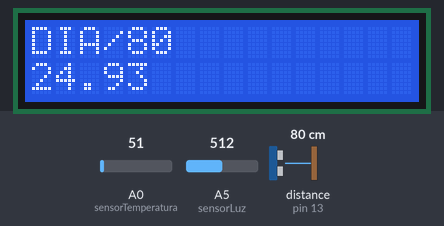
Bench run of a sketch on a simulated Arduino Uno, built with avr-gcc and run on an emulated ATmega328P. On the bench: 16×2 character LCD. The inputs (shaded band) are chosen by the test bench; at power-on: A5 (sensorLuz) = 512, distance to the obstacle (sensor on pin 13) 80 cm, A0 (sensorTemperatura) = 51. The echo pulse lasts 58.3 µs per cm.

Above: at 3.2 s.
3.3 s: A5 (sensorLuz) set to 500
At 3.54 s:
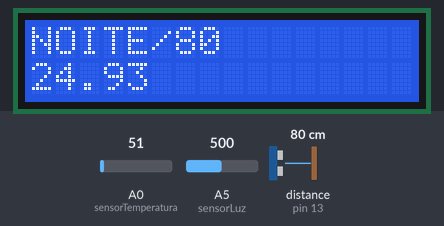
5.2 s: distance to the obstacle (sensor on pin 13) set to 2 cm
At 5.42 s:
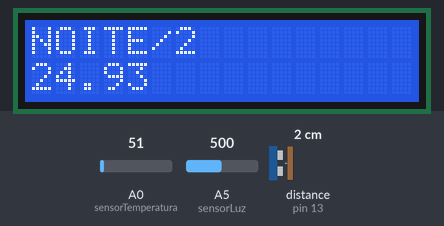
6.7 s: A0 (sensorTemperatura) set to 61
At 7.06 s:
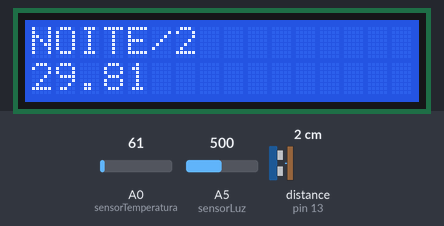
8.3 s: distance to the obstacle (sensor on pin 13) set to 4 cm
At 8.5 s:
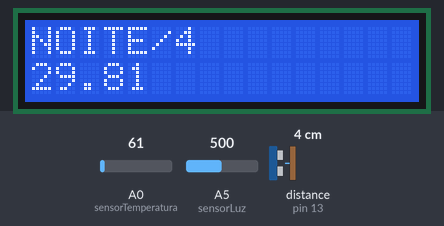
9.8 s: A0 (sensorTemperatura) set to 71
At 10.15 s:
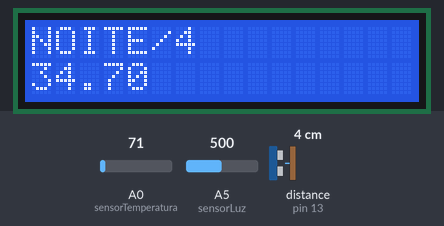
11.4 s: A5 (sensorLuz) set to 522
At 11.79 s:
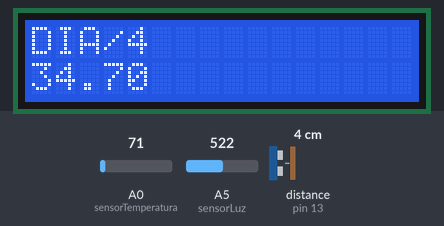
Timing chart, 0 to 14.0 s (numbered marks = the images above; inputs shaded):
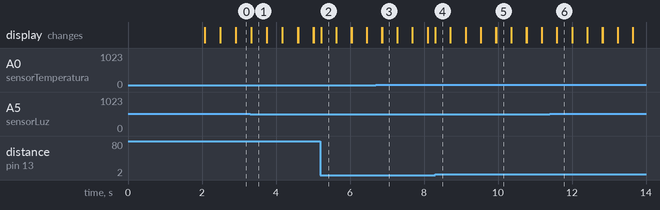

Measured:
- the behaviour switches between 512 and 511 on A5 (sensorLuz) (found by bisection; images 0 and 1)
- after the input at 3.3 s, the display: first differs from a run without the input at once (image 1)
- after the input at 5.2 s, the display: changes at once (image 2)
- after the input at 6.7 s, the display: first differs from a run without the input after 0.17 s (image 3)
- after the input at 8.3 s, the display: changes at once (image 4)
- after the input at 9.8 s, the display: first differs from a run without the input after 0.15 s (image 5)
- after the input at 11.4 s, the display: first differs from a run without the input after 0.19 s (image 6)

The sketch:

tudo.ino
```cpp
#include <Ultrasonic.h>

#include<LiquidCrystal.h>
#define echoPin 13
#define trigPin 6
LiquidCrystal dcl(12,11,5,4,3,2); //declara os pinos que o display vai trabalhar
Ultrasonic ultrasonic(6,13);
float temperatura = 0;
float c;

int luzLida = 0;
const int sensorTemperatura = A0;
const int sensorLuz = A5;

void setup() {
  pinMode(echoPin,INPUT);
  pinMode(trigPin,OUTPUT);

  dcl.begin(16,2); //indica qual é o tipo de display nesse caso 16 colunas por 2 linhas

  dcl.setCursor(0,0); //indica onde o cursor vai estar, nesse caso coluna 0 na primeira linha. nesse caso o 0
  dcl.print("CURSO ARDUINO");

  dcl.setCursor(0,1);//vai estar na coluna 0 na segunda linha nesse caso o 1;
  dcl.print("Display");
  delay(2000);
   dcl.clear(); //limpa o texto

}

void loop () {
  getTemp();
  dcl.print(getLuz()+"/");
  dcl.print(getDistancia());
  dcl.setCursor(0,1);
  dcl.print(c);

  delay(200);
  dcl.clear();

}
void getTemp(){
  temperatura = analogRead(sensorTemperatura);

  //c = ((500*temperatura)/1023);  //mais simples ate agora em graus ceusis
  c = (((float(temperatura)/1023)*5)*100); //

}
String getLuz(){
  String resultado;
  luzLida = analogRead(sensorLuz);
    if(luzLida<512){
      resultado = "NOITE";
      return resultado;
    }else{
      resultado = "DIA";
      return resultado;
    }
}
long getDistancia(){
    /*digitalWrite(trigPin,LOW);
    delayMicroseconds(2);
    digitalWrite(trigPin,HIGH);
    delayMicroseconds(10);
    digitalWrite(trigPin,LOW);*/
  long distancia = (ultrasonic.Ranging(CM));

  return distancia;
}
```
